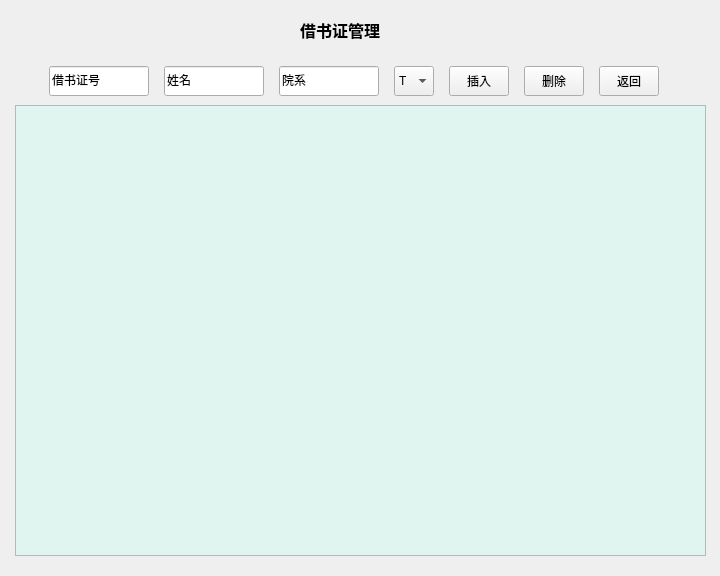
<?xml version="1.0" encoding="UTF-8"?>
<ui version="4.0">
 <class>card_management_page</class>
 <widget class="QWidget" name="card_management_page">
  <property name="geometry">
   <rect>
    <x>0</x>
    <y>0</y>
    <width>720</width>
    <height>576</height>
   </rect>
  </property>
  <property name="windowTitle">
   <string>Form</string>
  </property>
  <widget class="QLabel" name="label">
   <property name="geometry">
    <rect>
     <x>300</x>
     <y>10</y>
     <width>131</width>
     <height>40</height>
    </rect>
   </property>
   <property name="font">
    <font>
     <family>微软雅黑</family>
     <pointsize>12</pointsize>
     <weight>75</weight>
     <bold>true</bold>
    </font>
   </property>
   <property name="text">
    <string>借书证管理</string>
   </property>
  </widget>
  <widget class="QWidget" name="horizontalLayoutWidget">
   <property name="geometry">
    <rect>
     <x>40</x>
     <y>30</y>
     <width>631</width>
     <height>102</height>
    </rect>
   </property>
   <layout class="QHBoxLayout" name="horizontalLayout">
    <item>
     <widget class="QLineEdit" name="cno">
      <property name="minimumSize">
       <size>
        <width>100</width>
        <height>30</height>
       </size>
      </property>
      <property name="maximumSize">
       <size>
        <width>100</width>
        <height>30</height>
       </size>
      </property>
      <property name="font">
       <font>
        <family>微软雅黑</family>
       </font>
      </property>
      <property name="text">
       <string>借书证号</string>
      </property>
     </widget>
    </item>
    <item>
     <widget class="QLineEdit" name="name">
      <property name="minimumSize">
       <size>
        <width>100</width>
        <height>30</height>
       </size>
      </property>
      <property name="maximumSize">
       <size>
        <width>100</width>
        <height>30</height>
       </size>
      </property>
      <property name="font">
       <font>
        <family>微软雅黑</family>
       </font>
      </property>
      <property name="text">
       <string>姓名</string>
      </property>
     </widget>
    </item>
    <item>
     <widget class="QLineEdit" name="dprt">
      <property name="minimumSize">
       <size>
        <width>100</width>
        <height>30</height>
       </size>
      </property>
      <property name="maximumSize">
       <size>
        <width>100</width>
        <height>30</height>
       </size>
      </property>
      <property name="font">
       <font>
        <family>微软雅黑</family>
       </font>
      </property>
      <property name="text">
       <string>院系</string>
      </property>
     </widget>
    </item>
    <item>
     <widget class="QComboBox" name="type">
      <property name="minimumSize">
       <size>
        <width>40</width>
        <height>30</height>
       </size>
      </property>
      <property name="maximumSize">
       <size>
        <width>40</width>
        <height>30</height>
       </size>
      </property>
      <item>
       <property name="text">
        <string>T</string>
       </property>
      </item>
      <item>
       <property name="text">
        <string>G</string>
       </property>
      </item>
      <item>
       <property name="text">
        <string>U</string>
       </property>
      </item>
      <item>
       <property name="text">
        <string>O</string>
       </property>
      </item>
     </widget>
    </item>
    <item>
     <widget class="QPushButton" name="insert">
      <property name="minimumSize">
       <size>
        <width>60</width>
        <height>30</height>
       </size>
      </property>
      <property name="maximumSize">
       <size>
        <width>60</width>
        <height>30</height>
       </size>
      </property>
      <property name="font">
       <font>
        <family>微软雅黑</family>
       </font>
      </property>
      <property name="text">
       <string>插入</string>
      </property>
     </widget>
    </item>
    <item>
     <widget class="QPushButton" name="delete_c">
      <property name="minimumSize">
       <size>
        <width>60</width>
        <height>30</height>
       </size>
      </property>
      <property name="maximumSize">
       <size>
        <width>60</width>
        <height>30</height>
       </size>
      </property>
      <property name="font">
       <font>
        <family>微软雅黑</family>
       </font>
      </property>
      <property name="text">
       <string>删除</string>
      </property>
     </widget>
    </item>
    <item>
     <widget class="QPushButton" name="return_button">
      <property name="minimumSize">
       <size>
        <width>60</width>
        <height>30</height>
       </size>
      </property>
      <property name="maximumSize">
       <size>
        <width>60</width>
        <height>30</height>
       </size>
      </property>
      <property name="font">
       <font>
        <family>微软雅黑</family>
       </font>
      </property>
      <property name="text">
       <string>返回</string>
      </property>
     </widget>
    </item>
   </layout>
  </widget>
  <widget class="QTableView" name="tableView">
   <property name="geometry">
    <rect>
     <x>15</x>
     <y>105</y>
     <width>691</width>
     <height>451</height>
    </rect>
   </property>
   <property name="styleSheet">
    <string notr="true">background-color: rgb(225, 245, 240);</string>
   </property>
  </widget>
 </widget>
 <resources/>
 <connections/>
</ui>
